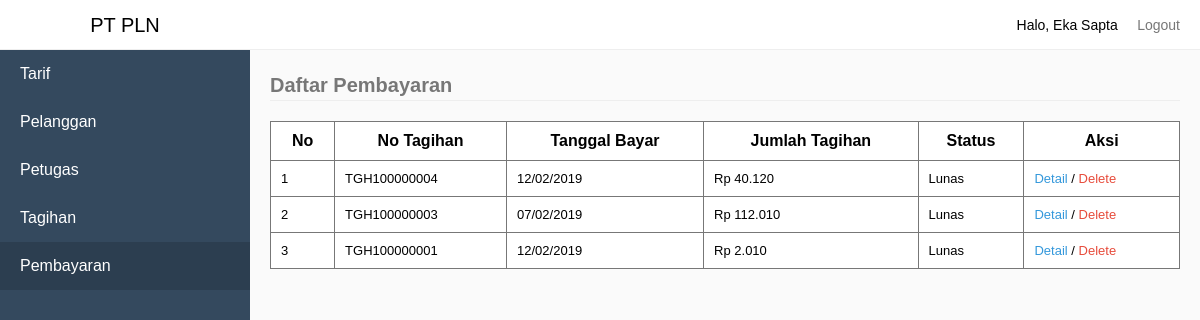
The page /index.php?pages=pembayaran (signed in) on the database its author committed.
### tables this page shows
CREATE TABLE `tb_pembayaran` (
  `KodePembayaran` int(11) NOT NULL,
  `KodeTagihan` int(11) NOT NULL,
  `TglBayar` date NOT NULL,
  `JumlahTagihan` double(10,0) NOT NULL,
  `BuktiPembayaran` varchar(255) NOT NULL,
  `Status` varchar(10) NOT NULL
);

CREATE TABLE `tb_tagihan` (
  `KodeTagihan` int(11) NOT NULL,
  `NoTagihan` varchar(100) NOT NULL,
  `NoPelanggan` varchar(100) NOT NULL,
  `TahunTagih` int(20) NOT NULL,
  `BulanTagih` varchar(20) NOT NULL,
  `JumlahPemakaian` varchar(100) NOT NULL,
  `TotalBayar` double(10,0) NOT NULL,
  `Status` varchar(10) NOT NULL
);

### sources/pembayaran.php (the view, shortened to what this page needs)
<?php
	require_once "sources/maintemplate/header.php";
	if($data['Level'] == "Pelanggan") {
		$Username = $data['Username'];
		$selectTarif = mysqli_query($connect, "SELECT * FROM tb_pembayaran INNER JOIN tb_tagihan USING(KodeTagihan) WHERE NoPelanggan = '$Username' ORDER BY KodePembayaran DESC");
	} else {
		$selectTarif = mysqli_query($connect, "SELECT * FROM tb_pembayaran INNER JOIN tb_tagihan USING(KodeTagihan) ORDER BY KodePembayaran DESC");
	}
?>
<legend>Daftar Pembayaran</legend>
<?php
	if(mysqli_num_rows($selectTarif) > 0) {
?>
<table style="border-collapse: collapse;" border="1">
	<tr>
		<th>No</th>
		<th>No Tagihan</th>
		<th>Tanggal Bayar</th>
		<th>Jumlah Tagihan</th>
		<th>Status</th>
		<th>Aksi</th>
	</tr>
	<?php
		$No = 1;
		while($pmb = mysqli_fetch_assoc($selectTarif)) {
			$msg = "Apakah anda yakin ingin menghapus Pembayaran dengan No Tagihan ".$pmb['NoTagihan'];
	?>
	<tr>
		<td><?php echo $No; ?></td>
		<td><?php echo $pmb['NoTagihan']; ?></td>
		<td><?php echo date('d/m/Y', strtotime($pmb['TglBayar'])); ?></td>
		<td><?php echo "Rp ".number_format($pmb['JumlahTagihan'], 0, '', '.'); ?></td>
		<td>
			<?php
				if($pmb['Status'] == 0) {
					echo "Menunggu Pembayaran";
				} else if($pmb['Status'] == 1) {
					echo "Menunggu Konfirmasi";
				} else {
					echo "Lunas";
				}
			?>
		</td>
		<td>
			<?php
				if($data['Level'] == "Pelanggan") {
			?>
				<?php
					if($pmb['NoPelanggan'] == $data['Username']) {
				?>
				<a href="index.php?pages=detailpembayaran&KodePembayaran=<?php echo $pmb['KodePembayaran']; ?>">Detail</a>
				<?php
					}
				?>
			<?php
				} else {
			?>
			<a href="index.php?pages=detailpembayaran&KodePembayaran=<?php echo $pmb['KodePembayaran']; ?>">Detail</a> /
			 <a href="index.php?process=deletepembayaran&KodePembayaran=<?php echo $pmb['KodePembayaran']; ?>" onclick="return deleteAlert('<?php echo $msg; ?>')">Delete</a>
			<?php
				}
			?>
		</td>
	</tr>
	<?php
			$No++;
		}
	?>
</table>
<?php
	} else {
		echo "<div style='text-align:center;'>Data Pembayaran Tidak ada</div>";
	}
	require_once "sources/maintemplate/footer.php";

### sources/maintemplate/header.php (shortened to what this page needs)
<!DOCTYPE html>
<html>
<head>
	<link rel="stylesheet" type="text/css" href="assets/style.css">
</head>
<body>
	<div class="navbar">
		<div class="pull-right">
			<li class="loggedAs">Halo, <?php echo $data['NamaLengkap']; ?></li>
			<li><a href="index.php?process=logout">Logout</a></li>
		</div>
	</div>
	<div class="sidebar">
		<li class="brand">
			<?php
				if($data['Level'] == "Pelanggan") {
					echo '<a href="index.php?pages=home-pelanggan">PT PLN</a>';
				} else if($data['Level'] == "Petugas") {
					echo '<a href="index.php?pages=home-petugas">PT PLN</a>';
				} else {
					echo '<a href="index.php?pages=home-admin">PT PLN</a>';
				}
			?>
		</li>
		<?php
			if($data['Level'] == "Pelanggan" || $data['Level'] == "Petugas") {
		?>
		<li><a href="index.php?pages=tagihan" <?php echo $_GET['pages'] == "tagihan" ? 'class="active"': ''; ?>>Tagihan</a></li>
		<li><a href="index.php?pages=pembayaran" <?php echo $_GET['pages'] == "pembayaran" ? 'class="active"': ''; ?>>Pembayaran</a></li>
		<?php
			} else {
		?>
		<li><a href="index.php?pages=tarif" <?php echo $_GET['pages'] == "tarif" ? 'class="active"': ''; ?>>Tarif</a></li>
		<li><a href="index.php?pages=pelanggan" <?php echo $_GET['pages'] == "pelanggan" ? 'class="active"': ''; ?>>Pelanggan</a></li>
		<li><a href="index.php?pages=petugas" <?php echo $_GET['pages'] == "petugas" ? 'class="active"': ''; ?>>Petugas</a></li>
		<li><a href="index.php?pages=tagihan" <?php echo $_GET['pages'] == "tagihan" ? 'class="active"': ''; ?>>Tagihan</a></li>
		<li><a href="index.php?pages=pembayaran" <?php echo $_GET['pages'] == "pembayaran" ? 'class="active"': ''; ?>>Pembayaran</a></li>
		<?php
			}
		?>
	</div>
	<div class="content">

### assets/style.css (style rules this page uses)
* { padding:0; margin:0; box-sizing: border-box; font-family: sans-serif; }
legend { border-bottom: 1px solid #eee; line-height: 30px; margin-bottom: 20px; font-size: 20px; font-weight: bold; color: #777; }
body { background-color: #fafafa; }
li { list-style: none; }
table { border-collapse: collapse; border: 1px solid #777; width:100%; background-color: #fff; margin-bottom: 20px; }
table td { font-size: 13px; }
table tr > td:last-child a { text-decoration: none; }
table tr > td:last-child a:last-child { color: #E74C3C; }
table tr > td:last-child a:first-child { color: #3498DB; }
table td, th { border: 1px solid #777; padding: 10px; }
.navbar { height: 50px; background-color: #fff; border-bottom: 1px solid #eee; line-height: 50px; padding:0 20px; position: fixed; width:100%; top:0; z-index: 1; }
.navbar li { display: inline-block; }
.navbar .loggedAs { font-size: 14px; display: inline-block; }
.navbar li > a { padding-left:15px; text-decoration: none; color: #777; font-size: 14px; }
.pull-right { float:right; }
.sidebar { background-color: #34495E; width:250px; height:100%; position: fixed; top:0; left:0; z-index:2; }
.sidebar .brand { height:50px; background-color: #fff; border-bottom: 1px solid #eee; line-height: 20px; text-align: center; font-size: 20px; }
.sidebar .brand a { padding: 15px 20px; display: block; color: #000; text-decoration: none; }
.sidebar li:not(.brand) > a { padding: 15px 20px; display: block; color: #fff; text-decoration: none; }
.sidebar li:not(.brand) > a:hover, .sidebar li:not(.brand) > a.active { padding: 15px 20px; display: block; color: #fff; text-decoration: none; background-color: #2C3E50; }
div.content { margin-left:270px; margin-top: 70px; margin-right:20px; }

### rows shown on the page
tb_pembayaran: KodeTagihan.NoTagihan "TGH100000004", TglBayar "12/02/2019", JumlahTagihan "40.120"
tb_pembayaran: KodeTagihan.NoTagihan "TGH100000003", TglBayar "07/02/2019", JumlahTagihan "112.010"
tb_pembayaran: KodeTagihan.NoTagihan "TGH100000001", TglBayar "12/02/2019", JumlahTagihan "2.010"

### other values the page prints
$data['NamaLengkap'] "Eka Sapta"
